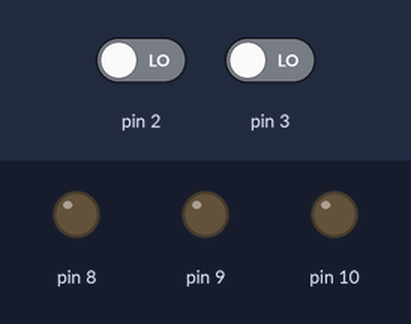
Bench run of a sketch on a simulated Arduino Uno, built with avr-gcc and run on an emulated ATmega328P. On the bench: output pins drawn as LEDs (lit = HIGH). The test bench sets the inputs (shaded band); at power-on: pin 2 LOW, pin 3 LOW.

Above: at 1.2 s.
1.3 s: pin 2 driven HIGH
At 1.7 s:
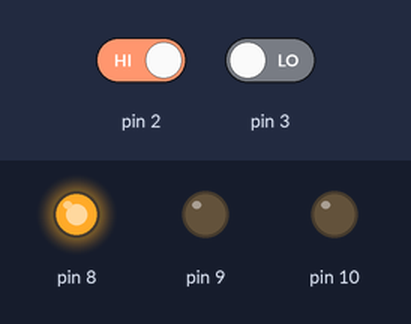
4.3 s: pin 3 driven HIGH
At 5.2 s:
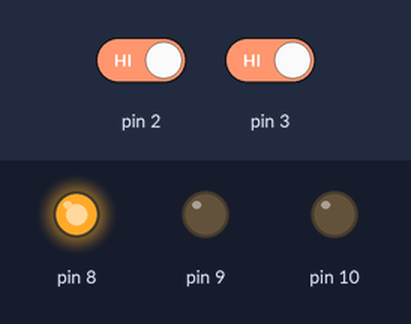
5.8 s: pin 2 driven LOW
At 6.7 s:
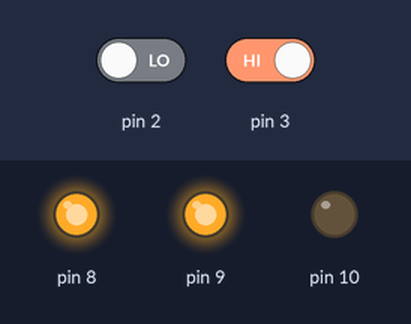
8.8 s: pin 3 driven LOW
At 9.8 s:
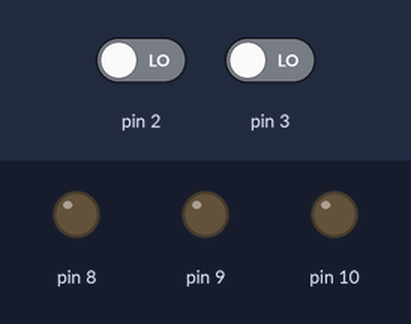
Timing chart, 0 to 11.3 s (numbered marks = the images above; inputs shaded):
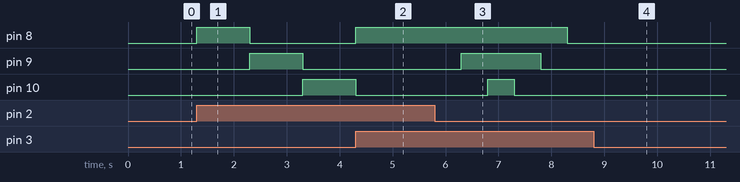

Measured:
- after the input at 1.3 s, pin 8: LOW → HIGH at once, → LOW 1.0 s later; pin 9: LOW → HIGH after 1.0 s, → LOW 1.0 s later; pin 10: LOW → HIGH after 2.0 s
- after the input at 4.3 s, pin 8: LOW → HIGH after 0.00 s instead of 1.0 s; pin 9: stays LOW (without the input it goes to HIGH after 0.00 s)
- after the input at 5.8 s, pin 8: HIGH → LOW after 2.5 s; pin 9: LOW → HIGH after 0.50 s, → LOW 1.5 s later; pin 10: LOW → HIGH after 1.0 s, → LOW 0.50 s later
- after the input at 8.8 s, pin 8: stays LOW (without the input it goes to HIGH after 0.00 s); pin 9: stays LOW (without the input it goes to HIGH after 0.50 s); pin 10: stays LOW (without the input it goes to HIGH after 1.0 s)

The sketch:

2_Buttons_and_3_LEDs.ino
```cpp
int x,y;
void setup() {
  // put your setup code here, to run once:
  pinMode(2,INPUT);
  pinMode(2,INPUT);
  for(int i= 8;i<=10;i++)
  {
    pinMode(i,OUTPUT);
  }
}

void loop() {
  // put your main code here, to run repeatedly:
  if(digitalRead(2) == HIGH)
  {
    Button1 :
     for(char i =8;i<=10;i++)
  {
    digitalWrite(i,HIGH);
    delay(1000);
    digitalWrite(i,LOW);
    if( digitalRead(3) == HIGH)
    {
      goto Button2 ;
    }

  }
  digitalWrite(9,HIGH);
  delay(1000);
  digitalWrite(9,LOW);
  }
  else if(digitalRead(3) == HIGH)
  {
    Button2 :
    for(char j =8;j<=10;j++)
  {
    digitalWrite(j,HIGH);
    delay(500);
    if(digitalRead(2) == HIGH)
    {
      goto Button1;
    }
  }
  for(char j =10;j>=8;j--)
  {
    digitalWrite(j,LOW);
    delay(500);
    if(digitalRead(2) == HIGH)
    {
      goto Button1;
    }
  }
  }
  else
  {

  }
}
```
